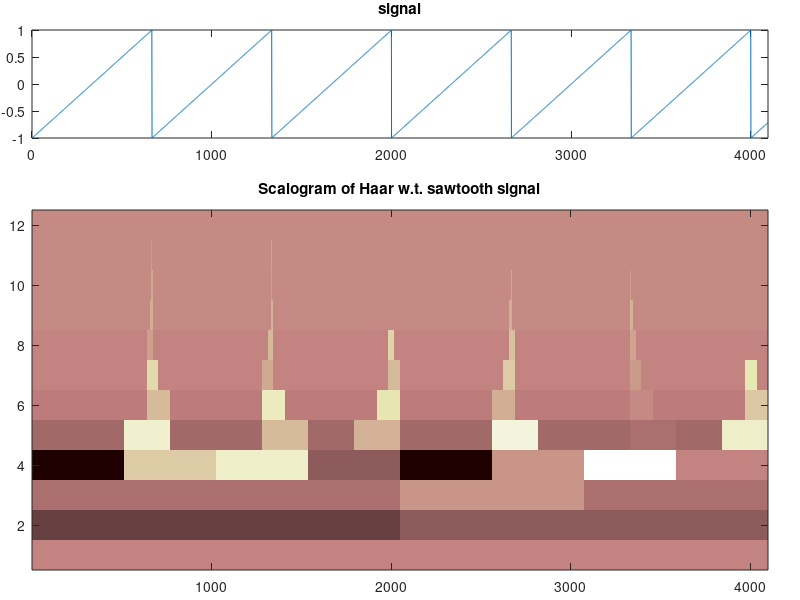

MATLAB code to generate this figure:
% Haar wavelet transform of a signal
% SCALOGRAM
% Sawtooth signal 
fy=600; %signal frequency in Hz
wy=2*pi*fy; %signal frequency in rad/s

fs=4*(10^5); %sampling frequency in Hz
tiv=1/fs; %time interval between samples;
K=12; %exponent
Ns=2^K; %let us take 2^K signal samples
duy=Ns*tiv; %time for 2^K samples
t=0:tiv:(duy-tiv); %time intervals set

y=sawtooth(wy*t); %signal data set (256 samples)

wty=y; %space for the wavelet transform
d=zeros(K,Ns/2); %space for d(j,k) coefficients

NN=Ns;
%the Haar wavelet transform
for n=1:K,
   aux1= wty(1:2:NN-1) + wty(2:2:NN);
   aux2= wty(1:2:NN-1) - wty(2:2:NN);
   wty(1:NN)=[aux1,aux2]/sqrt(2);
   d(K+1-n,1:NN/2)=wty(1+(NN/2):NN); %fill d(j,k) coefficients
   NN=NN/2;
end;

%preparing for scalogram

S=zeros(K,Ns); %space for S(j,k) scalogram coefficients
for n=1:K,
   q=2^(n-1); L=Ns/q;
   for m=1:q,
    R=(1+(L*(m-1))):(L*m); %index range 
    S(n,R)=d(n,m);
   end;
end;
   
%figure
subplot('position',[0.04 0.77 0.92 0.18])
plot(y);
axis([0 4096 -1 1]);
title('signal');
subplot('position',[0.04 0.05 0.92 0.6])
imagesc(S); colormap('pink');
title('Scalogram of Haar w.t. sawtooth signal');
h=gca; set(h,'YDir','normal');
